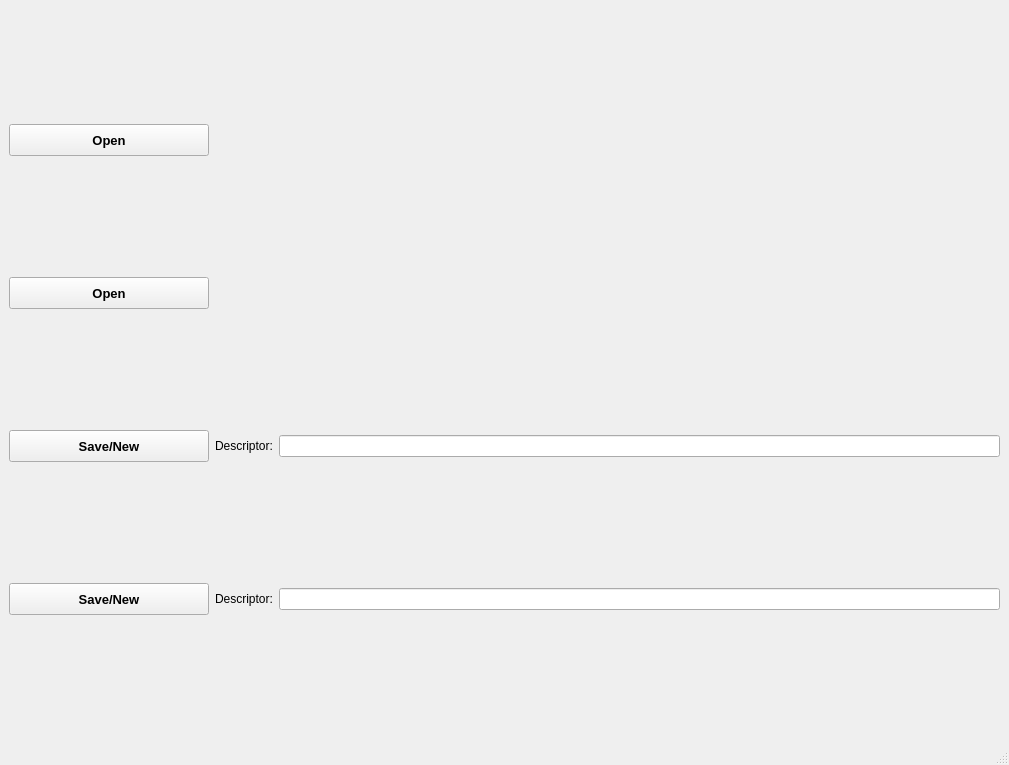
<?xml version="1.0" encoding="UTF-8"?>
<ui version="4.0">
 <class>genesis_mwin</class>
 <widget class="QMainWindow" name="genesis_mwin">
  <property name="geometry">
   <rect>
    <x>0</x>
    <y>0</y>
    <width>1009</width>
    <height>765</height>
   </rect>
  </property>
  <property name="windowTitle">
   <string>Genesis</string>
  </property>
  <widget class="QWidget" name="central_widget">
   <layout class="QVBoxLayout" name="central_vbox">
    <item>
     <widget class="QPushButton" name="shot_open_pb">
      <property name="minimumSize">
       <size>
        <width>200</width>
        <height>32</height>
       </size>
      </property>
      <property name="maximumSize">
       <size>
        <width>200</width>
        <height>16777215</height>
       </size>
      </property>
      <property name="font">
       <font>
        <pointsize>10</pointsize>
        <weight>75</weight>
        <bold>true</bold>
       </font>
      </property>
      <property name="text">
       <string>Open</string>
      </property>
     </widget>
    </item>
    <item>
     <widget class="QPushButton" name="asset_open_pb">
      <property name="minimumSize">
       <size>
        <width>200</width>
        <height>32</height>
       </size>
      </property>
      <property name="maximumSize">
       <size>
        <width>200</width>
        <height>16777215</height>
       </size>
      </property>
      <property name="font">
       <font>
        <pointsize>10</pointsize>
        <weight>75</weight>
        <bold>true</bold>
       </font>
      </property>
      <property name="text">
       <string>Open</string>
      </property>
     </widget>
    </item>
    <item>
     <layout class="QHBoxLayout" name="shot_new_hbox">
      <item>
       <widget class="QPushButton" name="shot_save_pb">
        <property name="minimumSize">
         <size>
          <width>200</width>
          <height>32</height>
         </size>
        </property>
        <property name="maximumSize">
         <size>
          <width>200</width>
          <height>16777215</height>
         </size>
        </property>
        <property name="font">
         <font>
          <pointsize>10</pointsize>
          <weight>75</weight>
          <bold>true</bold>
         </font>
        </property>
        <property name="text">
         <string>Save/New</string>
        </property>
       </widget>
      </item>
      <item>
       <widget class="QLabel" name="shot_descriptor_lb">
        <property name="text">
         <string>Descriptor:</string>
        </property>
       </widget>
      </item>
      <item>
       <widget class="QLineEdit" name="shot_descriptor_le"/>
      </item>
     </layout>
    </item>
    <item>
     <layout class="QHBoxLayout" name="asset_new_hbox">
      <item>
       <widget class="QPushButton" name="asset_save_pb">
        <property name="minimumSize">
         <size>
          <width>200</width>
          <height>32</height>
         </size>
        </property>
        <property name="maximumSize">
         <size>
          <width>200</width>
          <height>16777215</height>
         </size>
        </property>
        <property name="font">
         <font>
          <pointsize>10</pointsize>
          <weight>75</weight>
          <bold>true</bold>
         </font>
        </property>
        <property name="text">
         <string>Save/New</string>
        </property>
       </widget>
      </item>
      <item>
       <widget class="QLabel" name="asset_descriptor_lb">
        <property name="text">
         <string>Descriptor:</string>
        </property>
       </widget>
      </item>
      <item>
       <widget class="QLineEdit" name="asset_descriptor_le"/>
      </item>
     </layout>
    </item>
   </layout>
  </widget>
  <widget class="QStatusBar" name="statusbar"/>
 </widget>
 <resources/>
 <connections/>
</ui>
